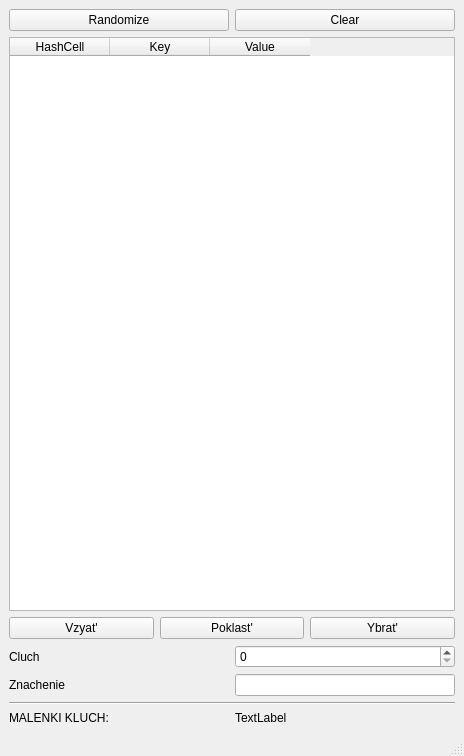
<?xml version="1.0" encoding="UTF-8"?>
<ui version="4.0">
 <class>MainWindow</class>
 <widget class="QMainWindow" name="MainWindow">
  <property name="geometry">
   <rect>
    <x>0</x>
    <y>0</y>
    <width>464</width>
    <height>756</height>
   </rect>
  </property>
  <property name="windowTitle">
   <string>MainWindow</string>
  </property>
  <widget class="QWidget" name="centralwidget">
   <layout class="QGridLayout" name="gridLayout">
    <item row="6" column="1">
     <widget class="QSpinBox" name="key">
      <property name="maximum">
       <number>999999999</number>
      </property>
     </widget>
    </item>
    <item row="0" column="0">
     <widget class="QPushButton" name="randBtn">
      <property name="text">
       <string>Randomize</string>
      </property>
     </widget>
    </item>
    <item row="8" column="0" colspan="2">
     <widget class="Line" name="line">
      <property name="orientation">
       <enum>Qt::Horizontal</enum>
      </property>
     </widget>
    </item>
    <item row="0" column="1">
     <widget class="QPushButton" name="clearBtn">
      <property name="text">
       <string>Clear</string>
      </property>
     </widget>
    </item>
    <item row="6" column="0">
     <widget class="QLabel" name="label_3">
      <property name="text">
       <string>Cluch</string>
      </property>
     </widget>
    </item>
    <item row="7" column="1">
     <widget class="QLineEdit" name="value"/>
    </item>
    <item row="1" column="0" colspan="2">
     <widget class="QTableWidget" name="entries">
      <property name="sizePolicy">
       <sizepolicy hsizetype="Expanding" vsizetype="Expanding">
        <horstretch>1</horstretch>
        <verstretch>0</verstretch>
       </sizepolicy>
      </property>
      <property name="editTriggers">
       <set>QAbstractItemView::NoEditTriggers</set>
      </property>
      <property name="selectionMode">
       <enum>QAbstractItemView::NoSelection</enum>
      </property>
      <column>
       <property name="text">
        <string>HashCell</string>
       </property>
      </column>
      <column>
       <property name="text">
        <string>Key</string>
       </property>
      </column>
      <column>
       <property name="text">
        <string>Value</string>
       </property>
      </column>
     </widget>
    </item>
    <item row="7" column="0">
     <widget class="QLabel" name="label_4">
      <property name="text">
       <string>Znachenie</string>
      </property>
     </widget>
    </item>
    <item row="2" column="0" colspan="2">
     <layout class="QHBoxLayout" name="horizontalLayout">
      <item>
       <widget class="QPushButton" name="getBtn">
        <property name="text">
         <string>Vzyat'</string>
        </property>
       </widget>
      </item>
      <item>
       <widget class="QPushButton" name="setBtn">
        <property name="text">
         <string>Poklast'</string>
        </property>
       </widget>
      </item>
      <item>
       <widget class="QPushButton" name="delBtn">
        <property name="text">
         <string>Ybrat'</string>
        </property>
       </widget>
      </item>
     </layout>
    </item>
    <item row="9" column="0">
     <widget class="QLabel" name="label">
      <property name="text">
       <string>MALENKI KLUCH:</string>
      </property>
     </widget>
    </item>
    <item row="9" column="1">
     <widget class="QLabel" name="smalles">
      <property name="text">
       <string>TextLabel</string>
      </property>
     </widget>
    </item>
   </layout>
  </widget>
  <widget class="QMenuBar" name="menubar">
   <property name="geometry">
    <rect>
     <x>0</x>
     <y>0</y>
     <width>464</width>
     <height>22</height>
    </rect>
   </property>
  </widget>
  <widget class="QStatusBar" name="statusbar"/>
 </widget>
 <resources/>
 <connections/>
</ui>
